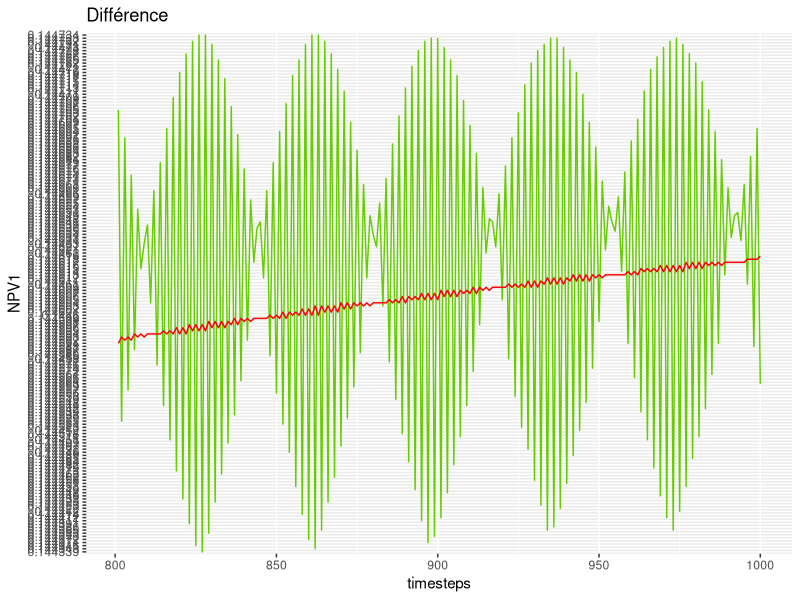
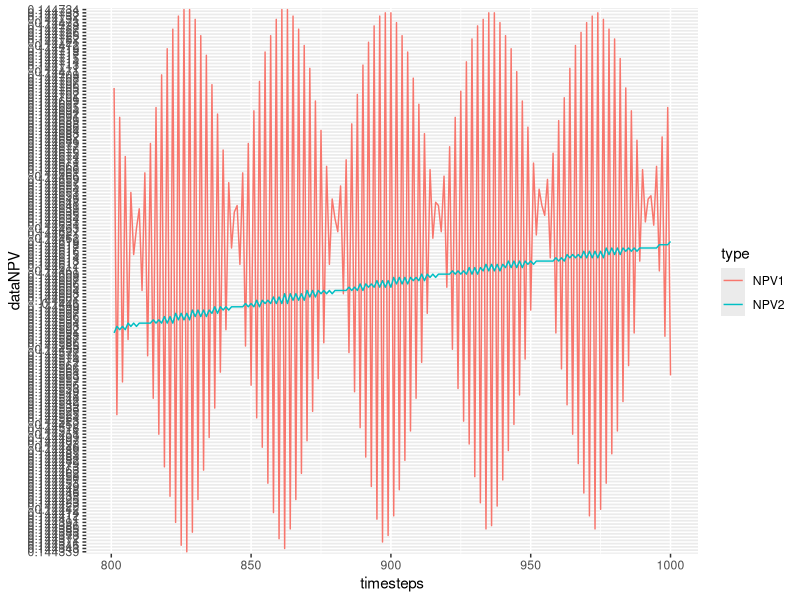
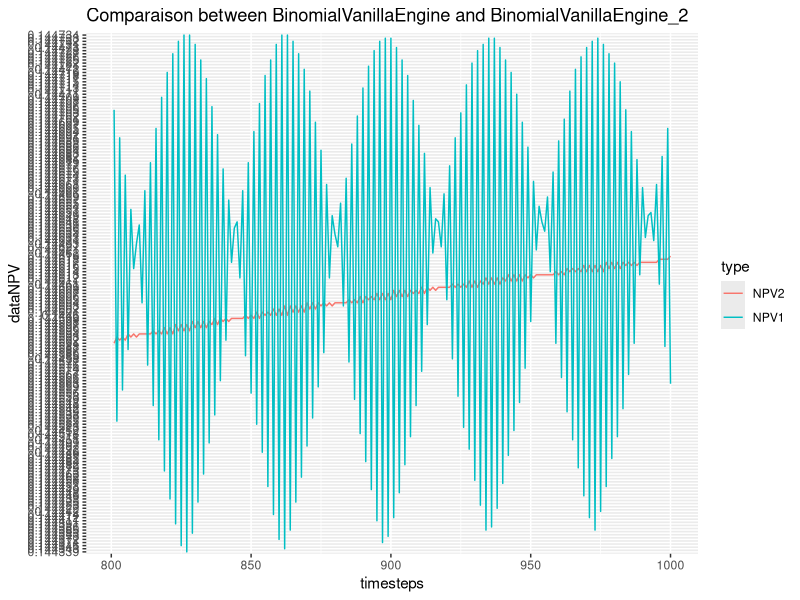

Source code (R) for these figures, in order:
install.packages("ggplot2")
library(ggplot2)
setwd("/homes/fzhao01/Bureau/quantlib/IMT2018-master/project4")
my_data <- read.table("data.txt",col.names=c("timesteps","NPV1","NPV2"), sep = "", dec = "\t")

ggplot(my_data)+geom_line(aes(x=timesteps, y=NPV1, group=1), color="chartreuse3")+
geom_line(aes(x=timesteps, y=NPV2, group=1),color="red")+labs(title="Différence")

install.packages("tidyr")
library(tidyr)
my_dataNew <- gather(my_data, key=type, value= dataNPV, NPV1, NPV2)
my_dataNew[,2] <- as.factor(my_dataNew[,2])
ggplot(my_dataNew, aes(x=timesteps, y=dataNPV, color=type, group=type))+geom_line()
my_dataNew[,2] <- factor(my_dataNew[,2],levels=c("NPV2","NPV1"))
ggplot(my_dataNew, aes(x=timesteps, y=dataNPV, color=type, group=type))+geom_line()+labs(title="Comparaison between BinomialVanillaEngine and BinomialVanillaEngine_2")
